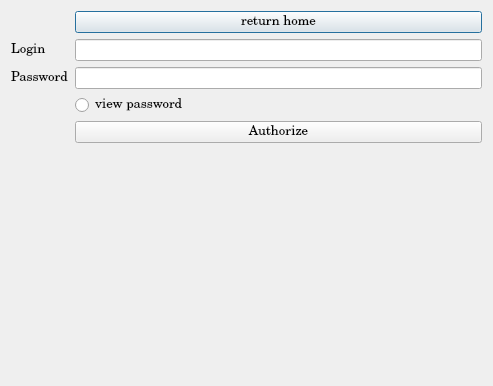
<?xml version="1.0" encoding="UTF-8"?>
<ui version="4.0">
 <class>StartWindow</class>
 <widget class="QDialog" name="StartWindow">
  <property name="geometry">
   <rect>
    <x>0</x>
    <y>0</y>
    <width>493</width>
    <height>386</height>
   </rect>
  </property>
  <property name="windowTitle">
   <string>Dialog</string>
  </property>
  <layout class="QVBoxLayout" name="verticalLayout">
   <item>
    <layout class="QFormLayout" name="formLayout_3">
     <item row="0" column="1">
      <widget class="QPushButton" name="pushButton_Home">
       <property name="font">
        <font>
         <family>Century</family>
         <pointsize>10</pointsize>
        </font>
       </property>
       <property name="text">
        <string>return home</string>
       </property>
      </widget>
     </item>
     <item row="1" column="0">
      <widget class="QLabel" name="label_login">
       <property name="font">
        <font>
         <family>Century</family>
         <pointsize>10</pointsize>
        </font>
       </property>
       <property name="text">
        <string>Login</string>
       </property>
      </widget>
     </item>
     <item row="1" column="1">
      <widget class="QLineEdit" name="lineEdit_login">
       <property name="font">
        <font>
         <family>Century</family>
         <pointsize>10</pointsize>
        </font>
       </property>
      </widget>
     </item>
     <item row="2" column="0">
      <widget class="QLabel" name="label_password">
       <property name="font">
        <font>
         <family>Century</family>
         <pointsize>10</pointsize>
        </font>
       </property>
       <property name="text">
        <string>Password</string>
       </property>
      </widget>
     </item>
     <item row="2" column="1">
      <widget class="QLineEdit" name="lineEdit_password">
       <property name="font">
        <font>
         <family>Century</family>
         <pointsize>10</pointsize>
        </font>
       </property>
       <property name="echoMode">
        <enum>QLineEdit::Password</enum>
       </property>
      </widget>
     </item>
     <item row="3" column="1">
      <widget class="QRadioButton" name="radioButton_Eye">
       <property name="font">
        <font>
         <family>Century</family>
         <pointsize>10</pointsize>
        </font>
       </property>
       <property name="text">
        <string>view password</string>
       </property>
      </widget>
     </item>
     <item row="4" column="1">
      <widget class="QPushButton" name="pB_Authorize">
       <property name="font">
        <font>
         <family>Century</family>
         <pointsize>10</pointsize>
        </font>
       </property>
       <property name="text">
        <string>Authorize</string>
       </property>
      </widget>
     </item>
    </layout>
   </item>
  </layout>
 </widget>
 <resources/>
 <connections/>
</ui>
